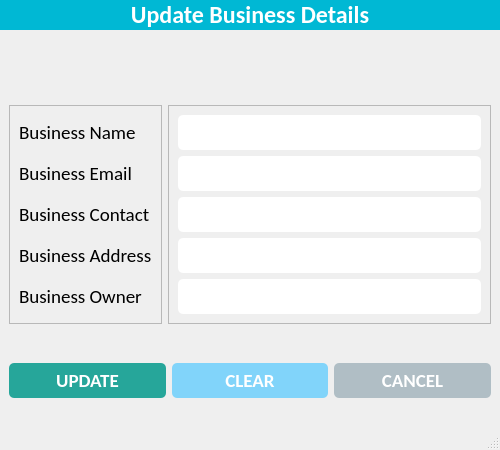
<?xml version="1.0" encoding="UTF-8"?>
<ui version="4.0">
 <class>UpdateBusinessWindow</class>
 <widget class="QMainWindow" name="UpdateBusinessWindow">
  <property name="geometry">
   <rect>
    <x>0</x>
    <y>0</y>
    <width>500</width>
    <height>450</height>
   </rect>
  </property>
  <property name="minimumSize">
   <size>
    <width>500</width>
    <height>450</height>
   </size>
  </property>
  <property name="maximumSize">
   <size>
    <width>500</width>
    <height>450</height>
   </size>
  </property>
  <property name="windowTitle">
   <string>Update Business</string>
  </property>
  <property name="windowIcon">
   <iconset resource="resources.qrc">
    <normaloff>:/icons/assets/icons/logo.png</normaloff>:/icons/assets/icons/logo.png</iconset>
  </property>
  <widget class="QWidget" name="centralwidget">
   <property name="styleSheet">
    <string notr="true">

#label {
	background-color: #00b8d4;
color: #fff;
}

#btn_update {
	background-color: #26a69a;
	border-radius: 5px;
	padding: 5px 0px;
	color: white;
}

#btn_clear {
	background-color: #81d4fa;
	border-radius: 5px;
	padding: 5px 0px;
	color: white;
}

#btn_cancel {
	background-color: #b0bec5;
	border-radius: 5px;
	padding: 5px 0px;
	color: white;
}

QLineEdit {
	border-radius: 5px;
	padding: 5px 5px;
}

QDateEdit {
	border-radius: 5px;
	padding: 5px 5px;
}

QComboBox {
	border-radius: 5px;
	padding: 5px 5px;
}

QTextEdit {
	border-radius: 10px;
	padding: 0px 0px;
}</string>
   </property>
   <layout class="QVBoxLayout" name="verticalLayout_3">
    <property name="spacing">
     <number>0</number>
    </property>
    <property name="leftMargin">
     <number>0</number>
    </property>
    <property name="topMargin">
     <number>0</number>
    </property>
    <property name="rightMargin">
     <number>0</number>
    </property>
    <property name="bottomMargin">
     <number>0</number>
    </property>
    <item alignment="Qt::AlignTop">
     <widget class="QLabel" name="label">
      <property name="font">
       <font>
        <family>Calibri</family>
        <pointsize>18</pointsize>
        <weight>75</weight>
        <bold>true</bold>
       </font>
      </property>
      <property name="text">
       <string>Update Business Details</string>
      </property>
      <property name="alignment">
       <set>Qt::AlignCenter</set>
      </property>
      <property name="margin">
       <number>10</number>
      </property>
     </widget>
    </item>
    <item>
     <widget class="QWidget" name="widget" native="true">
      <layout class="QHBoxLayout" name="horizontalLayout">
       <item>
        <widget class="QFrame" name="frame">
         <property name="frameShape">
          <enum>QFrame::StyledPanel</enum>
         </property>
         <property name="frameShadow">
          <enum>QFrame::Raised</enum>
         </property>
         <layout class="QVBoxLayout" name="verticalLayout">
          <item>
           <widget class="QLabel" name="lbl_name">
            <property name="font">
             <font>
              <family>Calibri</family>
              <pointsize>14</pointsize>
             </font>
            </property>
            <property name="text">
             <string>Business Name</string>
            </property>
           </widget>
          </item>
          <item>
           <widget class="QLabel" name="lbl_email">
            <property name="font">
             <font>
              <family>Calibri</family>
              <pointsize>14</pointsize>
             </font>
            </property>
            <property name="text">
             <string>Business Email</string>
            </property>
           </widget>
          </item>
          <item>
           <widget class="QLabel" name="lbl_contact">
            <property name="font">
             <font>
              <family>Calibri</family>
              <pointsize>14</pointsize>
             </font>
            </property>
            <property name="text">
             <string>Business Contact</string>
            </property>
           </widget>
          </item>
          <item>
           <widget class="QLabel" name="lbl_username">
            <property name="font">
             <font>
              <family>Calibri</family>
              <pointsize>14</pointsize>
             </font>
            </property>
            <property name="text">
             <string>Business Address</string>
            </property>
           </widget>
          </item>
          <item>
           <widget class="QLabel" name="lbl_password">
            <property name="font">
             <font>
              <family>Calibri</family>
              <pointsize>14</pointsize>
             </font>
            </property>
            <property name="text">
             <string>Business Owner</string>
            </property>
           </widget>
          </item>
         </layout>
        </widget>
       </item>
       <item>
        <widget class="QFrame" name="frame_2">
         <property name="frameShape">
          <enum>QFrame::StyledPanel</enum>
         </property>
         <property name="frameShadow">
          <enum>QFrame::Raised</enum>
         </property>
         <layout class="QVBoxLayout" name="verticalLayout_2">
          <item>
           <widget class="QLineEdit" name="txt_name">
            <property name="minimumSize">
             <size>
              <width>0</width>
              <height>35</height>
             </size>
            </property>
            <property name="maximumSize">
             <size>
              <width>16777215</width>
              <height>35</height>
             </size>
            </property>
            <property name="font">
             <font>
              <family>Calibri</family>
              <pointsize>14</pointsize>
             </font>
            </property>
           </widget>
          </item>
          <item>
           <widget class="QLineEdit" name="txt_email">
            <property name="minimumSize">
             <size>
              <width>0</width>
              <height>35</height>
             </size>
            </property>
            <property name="maximumSize">
             <size>
              <width>16777215</width>
              <height>35</height>
             </size>
            </property>
            <property name="font">
             <font>
              <family>Calibri</family>
              <pointsize>14</pointsize>
             </font>
            </property>
           </widget>
          </item>
          <item>
           <widget class="QLineEdit" name="txt_contact">
            <property name="minimumSize">
             <size>
              <width>0</width>
              <height>35</height>
             </size>
            </property>
            <property name="maximumSize">
             <size>
              <width>16777215</width>
              <height>35</height>
             </size>
            </property>
            <property name="font">
             <font>
              <family>Calibri</family>
              <pointsize>14</pointsize>
             </font>
            </property>
           </widget>
          </item>
          <item>
           <widget class="QLineEdit" name="txt_username">
            <property name="minimumSize">
             <size>
              <width>0</width>
              <height>35</height>
             </size>
            </property>
            <property name="maximumSize">
             <size>
              <width>16777215</width>
              <height>35</height>
             </size>
            </property>
            <property name="font">
             <font>
              <family>Calibri</family>
              <pointsize>14</pointsize>
             </font>
            </property>
           </widget>
          </item>
          <item>
           <widget class="QLineEdit" name="txt_password">
            <property name="minimumSize">
             <size>
              <width>0</width>
              <height>35</height>
             </size>
            </property>
            <property name="maximumSize">
             <size>
              <width>16777215</width>
              <height>35</height>
             </size>
            </property>
            <property name="font">
             <font>
              <family>Calibri</family>
              <pointsize>14</pointsize>
             </font>
            </property>
           </widget>
          </item>
         </layout>
        </widget>
       </item>
      </layout>
     </widget>
    </item>
    <item>
     <widget class="QWidget" name="bottom_widget" native="true">
      <layout class="QHBoxLayout" name="horizontalLayout_2">
       <item>
        <widget class="QPushButton" name="btn_update">
         <property name="font">
          <font>
           <family>Calibri</family>
           <pointsize>14</pointsize>
           <weight>75</weight>
           <bold>true</bold>
          </font>
         </property>
         <property name="cursor">
          <cursorShape>OpenHandCursor</cursorShape>
         </property>
         <property name="text">
          <string>UPDATE</string>
         </property>
         <property name="icon">
          <iconset resource="resources.qrc">
           <normaloff>:/icons/assets/icons/save.png</normaloff>:/icons/assets/icons/save.png</iconset>
         </property>
         <property name="iconSize">
          <size>
           <width>32</width>
           <height>32</height>
          </size>
         </property>
        </widget>
       </item>
       <item>
        <widget class="QPushButton" name="btn_clear">
         <property name="font">
          <font>
           <family>Calibri</family>
           <pointsize>14</pointsize>
           <weight>75</weight>
           <bold>true</bold>
          </font>
         </property>
         <property name="cursor">
          <cursorShape>OpenHandCursor</cursorShape>
         </property>
         <property name="text">
          <string>CLEAR</string>
         </property>
         <property name="icon">
          <iconset resource="resources.qrc">
           <normaloff>:/icons/assets/icons/clear.png</normaloff>:/icons/assets/icons/clear.png</iconset>
         </property>
         <property name="iconSize">
          <size>
           <width>32</width>
           <height>32</height>
          </size>
         </property>
        </widget>
       </item>
       <item>
        <widget class="QPushButton" name="btn_cancel">
         <property name="font">
          <font>
           <family>Calibri</family>
           <pointsize>14</pointsize>
           <weight>75</weight>
           <bold>true</bold>
          </font>
         </property>
         <property name="cursor">
          <cursorShape>OpenHandCursor</cursorShape>
         </property>
         <property name="text">
          <string>CANCEL</string>
         </property>
         <property name="icon">
          <iconset resource="resources.qrc">
           <normaloff>:/icons/assets/icons/close.png</normaloff>:/icons/assets/icons/close.png</iconset>
         </property>
         <property name="iconSize">
          <size>
           <width>32</width>
           <height>32</height>
          </size>
         </property>
        </widget>
       </item>
      </layout>
     </widget>
    </item>
   </layout>
  </widget>
  <widget class="QStatusBar" name="statusbar"/>
 </widget>
 <resources>
  <include location="resources.qrc"/>
 </resources>
 <connections/>
</ui>
